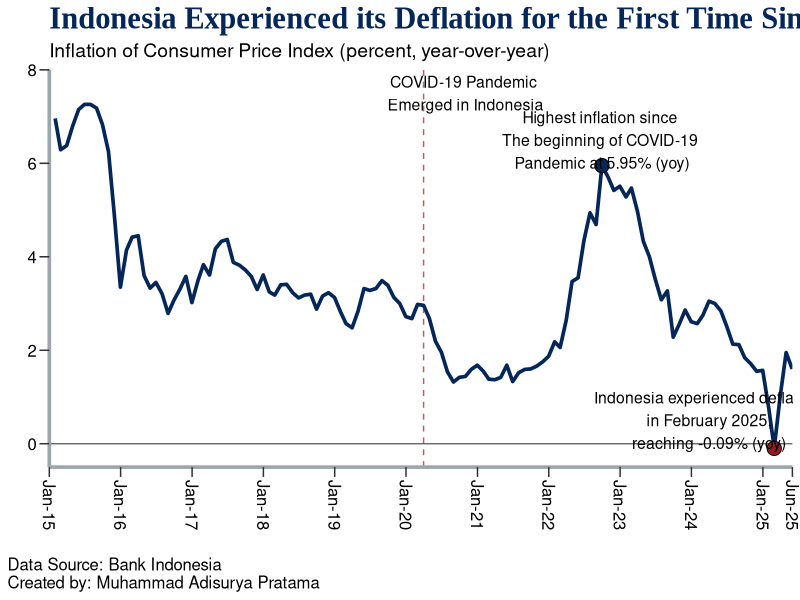
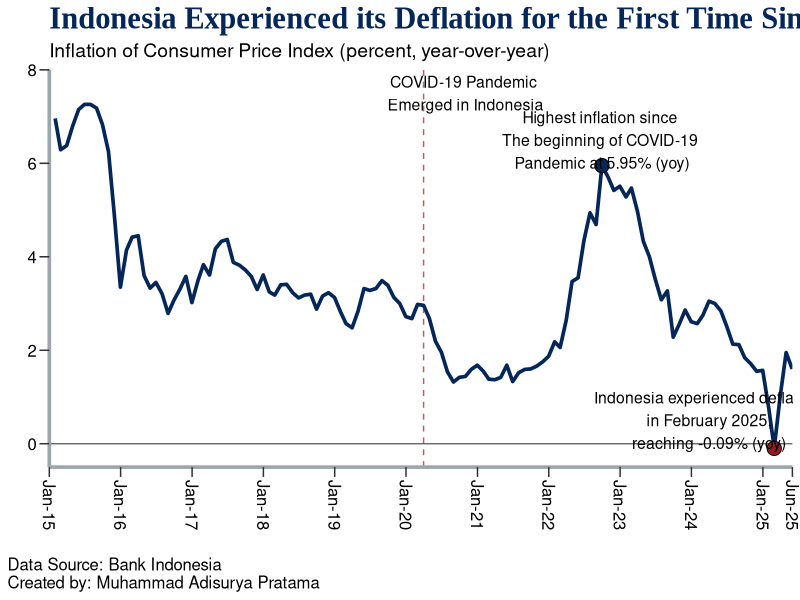

Write R code to recreate these figures, in order.
# Indonesia Headline Inflation
# This code objective is to visualize Indonesia's headline inflation trend
# over a decade of data, starting from January 2015 until the most recent one (May 2025)

# Load packages
library(ggplot2)
library(tidyverse)
library(readxl)

# Import and view data
idn_inf <- read_excel("Data/Indonesia Headline Inflation.xlsx", sheet = "data")
idn_inf

# Assess variable class
class(idn_inf$month_date)         # data class for month_date
class(idn_inf$headline_inflation) # data class for headline_inflation

# Convert month_date data type into Date data
idn_inf <- idn_inf %>%
  mutate(month_date = as.Date(month_date))
class(idn_inf$month_date) # re-assess data type

# Visualize time series chart for headline inflation with ggplot2
vis_inf <- ggplot(data = idn_inf,
                  mapping = aes(x = month_date,
                                y = headline_inflation)) +
  geom_line(color = "#052659", linewidth = 1.25) +
  geom_hline(yintercept = 0, color = "#2C2F38", linewidth = 0.5, alpha = 0.70) +
  geom_vline(xintercept = as.Date("2020-03-31"), color = "#971C1E", linewidth = 0.5,
             linetype = 2, alpha = 0.70) +
  labs(
    title = "Indonesia Experienced its Deflation for the First Time Since 25 Years ago in Q1-2025",
    subtitle = "Inflation of Consumer Price Index (percent, year-over-year)",
    x = "",
    y = "",
    caption = "Data Source: Bank Indonesia\nCreated by: Muhammad Adisurya Pratama"
  ) +
  scale_x_date(
    expand = c(0, 0),
    date_labels = "%b-%y",
    breaks = unique(c(seq.Date(from = as.Date("2015-01-01"),
                               to = as.Date("2025-06-01"),
                               by = "1 year"),
                      as.Date("2025-06-01"))),
    limit = c(as.Date("2015-01-01"), as.Date("2025-06-01"))
  )+
  scale_y_continuous(
    expand = c(0, 0), limits = c(-0.5, 8),
    breaks = seq(0, 8, by = 2)
  ) +
  annotate(geom = "point", x = as.Date("2022-09-30"), y = 5.95,
           size = 4.5, shape = 21, fill = "#052659") +
  annotate(geom = "text", x = as.Date("2022-09-30"), y = 6.50,
           label = "Highest inflation since \nThe beginning of COVID-19 \nPandemic at 5.95% (yoy)",
           family = "Helvetica",
           color = "#000000",
           size = 4) +
  annotate(geom = "point", x = as.Date("2025-02-28"), y = -0.1,
           size = 4.5, shape = 21, fill = "#971C1E") +
  annotate(geom = "text", x = as.Date("2024-03-31"), y = 0.5,
           label = "Indonesia experienced deflation \nin February 2025,\nreaching -0.09% (yoy)",
           family = "Helvetica",
           color = "#000000",
           size = 4) +
  annotate(geom = "text", x = as.Date("2020-10-31"), y = 7.5,
           label = "COVID-19 Pandemic \nEmerged in Indonesia",
           family = "Helvetica",
           color = "#000000",
           size = 4) +
  theme(
    plot.background = element_rect(fill = "#FFFFFF"),
    panel.background = element_rect(fill = "#FFFFFF"),
    panel.grid = element_blank(),
    plot.title = element_text(family = "Times New Roman", face = "bold",
                              color = "#052659", size = 22),
    plot.subtitle = element_text(family = "Helvetica", color = "#000000",
                                 size = 14),
    plot.caption = element_text(family = "Helvetica", color = "#000000",
                                size = 12, hjust = 0),
    plot.caption.position = "plot",
    axis.text.x = element_text(family = "Helvetica", color = "#000000",
                               size = 12, angle = -90, vjust = 0.5),
    axis.text.y = element_text(family = "Helvetica", color = "#000000",
                               size = 12),
    axis.line = element_line(color = "#9BA8AB", linewidth = 1.25),
    axis.ticks.length = unit(0.25, "cm"),
    axis.ticks = element_line(color = "#2C2F38")
  )

# View Indonesia's Headline Inflation time series chart
vis_inf

# Save Indonesia Headline Inflation chart
ggsave(
  "Indonesia Headline Inflation.jpeg",
  plot = vis_inf,
  width = 1600,
  height = 900,
  units = "px",
  dpi = 110
)
